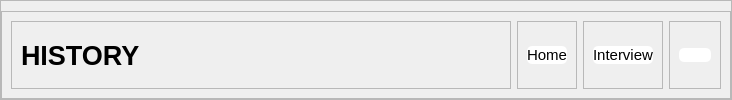
            <widget class="QFrame" name="history_header">
             <property name="minimumSize">
              <size>
               <width>0</width>
               <height>80</height>
              </size>
             </property>
             <property name="frameShape">
              <enum>QFrame::StyledPanel</enum>
             </property>
             <property name="frameShadow">
              <enum>QFrame::Raised</enum>
             </property>
             <layout class="QGridLayout" name="gridLayout_32">
              <property name="leftMargin">
               <number>0</number>
              </property>
              <property name="topMargin">
               <number>10</number>
              </property>
              <property name="rightMargin">
               <number>0</number>
              </property>
              <property name="bottomMargin">
               <number>0</number>
              </property>
              <item row="0" column="0">
               <widget class="QFrame" name="header_2">
                <property name="minimumSize">
                 <size>
                  <width>0</width>
                  <height>80</height>
                 </size>
                </property>
                <property name="frameShape">
                 <enum>QFrame::StyledPanel</enum>
                </property>
                <property name="frameShadow">
                 <enum>QFrame::Raised</enum>
                </property>
                <layout class="QHBoxLayout" name="horizontalLayout_22">
                 <item alignment="Qt::AlignLeft">
                  <widget class="QFrame" name="frame_70">
                   <property name="minimumSize">
                    <size>
                     <width>500</width>
                     <height>0</height>
                    </size>
                   </property>
                   <property name="frameShape">
                    <enum>QFrame::StyledPanel</enum>
                   </property>
                   <property name="frameShadow">
                    <enum>QFrame::Raised</enum>
                   </property>
                   <layout class="QGridLayout" name="gridLayout_47">
                    <item row="0" column="0">
                     <widget class="QLabel" name="label_12">
                      <property name="font">
                       <font>
                        <family>Arial</family>
                        <pointsize>20</pointsize>
                        <weight>75</weight>
                        <bold>true</bold>
                       </font>
                      </property>
                      <property name="text">
                       <string>HISTORY</string>
                      </property>
                     </widget>
                    </item>
                   </layout>
                  </widget>
                 </item>
                 <item>
                  <widget class="QFrame" name="frame_71">
                   <property name="frameShape">
                    <enum>QFrame::StyledPanel</enum>
                   </property>
                   <property name="frameShadow">
                    <enum>QFrame::Raised</enum>
                   </property>
                   <layout class="QGridLayout" name="gridLayout_48">
                    <item row="0" column="0">
                     <widget class="QPushButton" name="home_3">
                      <property name="font">
                       <font>
                        <family>Arial</family>
                        <pointsize>11</pointsize>
                       </font>
                      </property>
                      <property name="styleSheet">
                       <string notr="true">QPushButton {
            border: none; 
            border-radius: 5px; 
			background-color: rgb(255, 255, 255)
        }
        QPushButton:pressed {
            background-color: white;
        }
</string>
                      </property>
                      <property name="text">
                       <string>Home</string>
                      </property>
                      <property name="flat">
                       <bool>true</bool>
                      </property>
                     </widget>
                    </item>
                   </layout>
                  </widget>
                 </item>
                 <item>
                  <widget class="QFrame" name="frame_72">
                   <property name="frameShape">
                    <enum>QFrame::StyledPanel</enum>
                   </property>
                   <property name="frameShadow">
                    <enum>QFrame::Raised</enum>
                   </property>
                   <layout class="QGridLayout" name="gridLayout_49">
                    <item row="0" column="0">
                     <widget class="QPushButton" name="pushButton_24">
                      <property name="font">
                       <font>
                        <family>Arial</family>
                        <pointsize>11</pointsize>
                       </font>
                      </property>
                      <property name="styleSheet">
                       <string notr="true">QPushButton {
            border: none; 
            border-radius: 5px; 
			background-color: rgb(255, 255, 255)
        }
        QPushButton:pressed {
            background-color: white;
        }
</string>
                      </property>
                      <property name="text">
                       <string>Interview</string>
                      </property>
                      <property name="flat">
                       <bool>true</bool>
                      </property>
                     </widget>
                    </item>
                   </layout>
                  </widget>
                 </item>
                 <item>
                  <widget class="QFrame" name="frame_73">
                   <property name="frameShape">
                    <enum>QFrame::StyledPanel</enum>
                   </property>
                   <property name="frameShadow">
                    <enum>QFrame::Raised</enum>
                   </property>
                   <layout class="QGridLayout" name="gridLayout_50">
                    <item row="0" column="0">
                     <widget class="QPushButton" name="add_job_4">
                      <property name="styleSheet">
                       <string notr="true">QPushButton {
            border: none; 
            border-radius: 5px; 
			background-color: rgb(255, 255, 255)
        }
        QPushButton:pressed {
            background-color: white;
        }
</string>
                      </property>
                      <property name="text">
                       <string/>
                      </property>
                      <property name="icon">
                       <iconset resource="resource.qrc">
                        <normaloff>:/icon/images/newjobbtn.svg</normaloff>:/icon/images/newjobbtn.svg</iconset>
                      </property>
                      <property name="iconSize">
                       <size>
                        <width>150</width>
                        <height>30</height>
                       </size>
                      </property>
                      <property name="flat">
                       <bool>true</bool>
                      </property>
                     </widget>
                    </item>
                   </layout>
                  </widget>
                 </item>
                </layout>
               </widget>
              </item>
             </layout>
            </widget>
